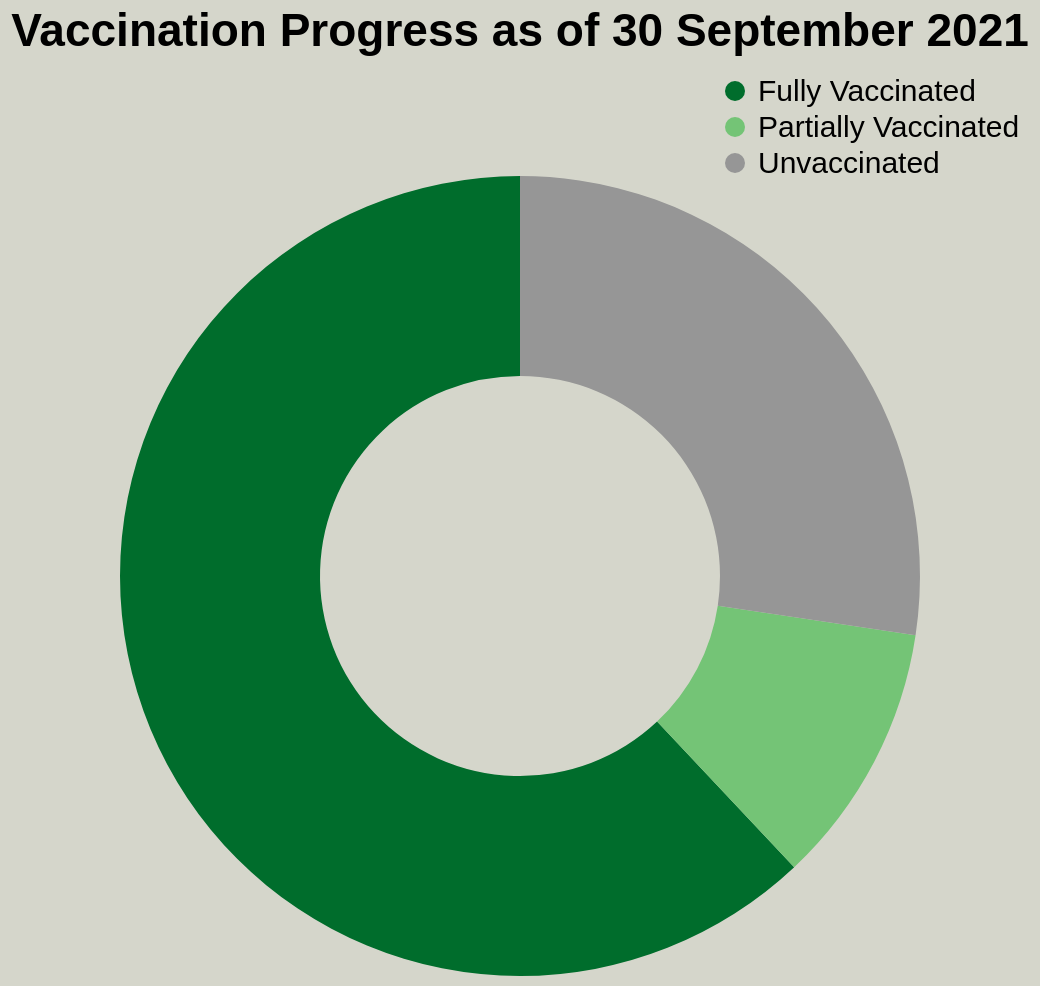

Vega-Lite specification stored for this chart:
### Vega-Lite specification from a JSON file in a GitHub repository (floating-point values rounded to 4 significant figures)
{"$schema": "https://vega.github.io/schema/vega-lite/v5.json", "width": 400, "height": 400, "description": "A simple donut chart with embedded data.", "title": "Vaccination Progress as of 30 September 2021", "data": {"values": [{"category": "Fully Vaccinated", "percent": 62.02, "total": 20255398}, {"category": "Partially Vaccinated", "percent": 10.61, "total": 3285579}, {"category": "Unvaccinated", "percent": 27.37, "total": 12116423}]}, "mark": {"type": "arc", "innerRadius": 100}, "encoding": {"theta": {"field": "percent", "type": "quantitative"}, "color": {"field": "category", "type": "nominal", "legend": {"title": null, "direction": "vertical"}, "scale": {"domain": ["Fully Vaccinated", "Partially Vaccinated", "Unvaccinated"], "range": ["#006d2c", "#74c476", "#969696"]}}, "tooltip": [{"field": "category", "type": "nominal", "title": "Vaccination"}, {"field": "percent", "title": "%Percentage", "format": ".2f"}, {"field": "total", "type": "quantitative", "title": "Total Number", "format": ","}]}, "config": {"view": {"strokeOpacity": 0, "stroke": "black"}, "background": "#d5d6cb", "legend": {"orient": "top-right", "labelFontSize": 15, "titleFontSize": 15, "offset": -50}, "title": {"fontSize": 23, "fontWeight": "bolder", "offset": 10}, "font": "sans-serif"}}
